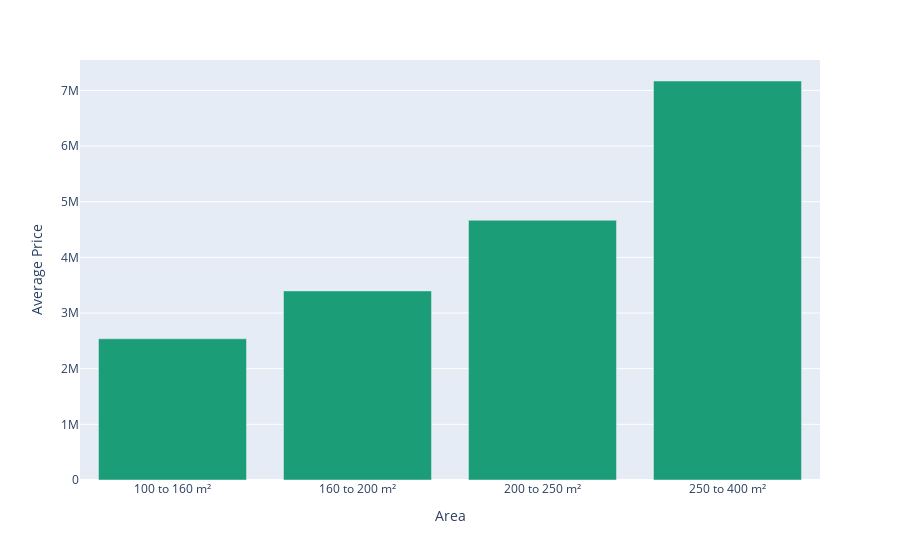

Notebook source saved alongside this figure:
### Code cell
px.bar(data_frame=price_area1,x="Area" , y = "Average Price",color_discrete_sequence=px.colors.qualitative.Dark2 )

### Figure 1 — Plotly figure (JSON) as saved in the notebook; plotly's stock layout.template omitted (floating-point values rounded to 4 significant figures)
{"data": [{"alignmentgroup": "True", "hovertemplate": "Area=%{x}<br>Average Price=%{y}<extra></extra>", "legendgroup": "", "marker": {"color": "rgb(27,158,119)", "pattern": {"shape": ""}}, "name": "", "offsetgroup": "", "orientation": "v", "showlegend": false, "textposition": "auto", "type": "bar", "x": ["100 to 160 m²", "160 to 200 m²", "200 to 250 m²", "250 to 400 m²"], "xaxis": "x", "y": [2538000.0, 3397000.0, 4667000.0, 7168000.0], "yaxis": "y"}], "layout": {"barmode": "relative", "legend": {"tracegroupgap": 0}, "margin": {"t": 60}, "xaxis": {"anchor": "y", "domain": [0, 1], "title": {"text": "Area"}}, "yaxis": {"anchor": "x", "domain": [0, 1], "title": {"text": "Average Price"}}}}
